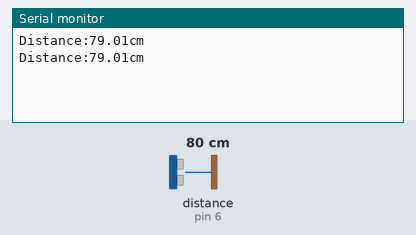
Bench run of a sketch on a simulated Arduino Uno, built with avr-gcc and run on an emulated ATmega328P. Shown: the last lines printed to the serial monitor. Wiring (inferred from the names in the program): ultrasonic range finder: trigger pin 5; echo pin 6. The test bench sets the inputs (shaded band); at power-on: distance to the obstacle (sensor on pin 6) 80 cm. The echo pulse lasts 58.3 µs per cm.

Above: at 1.8 s.
1.9 s: distance to the obstacle (sensor on pin 6) set to 2 cm
At 2.8 s:
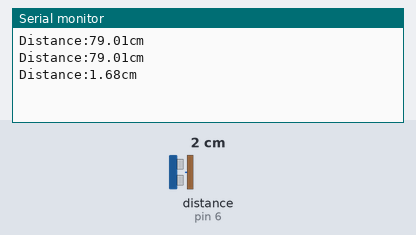
3.4 s: distance to the obstacle (sensor on pin 6) set to 4 cm
At 4.8 s:
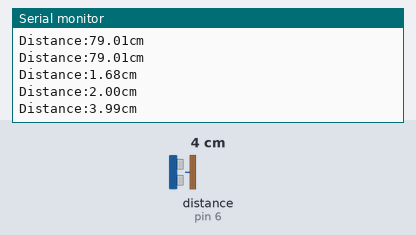
Timing chart, 0 to 6.4 s (numbered marks = the images above; inputs shaded):
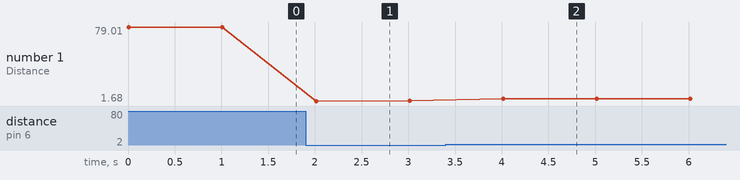

Measured:
- after the input at 1.9 s, the serial monitor: prints a new line after 0.11 s (image 1)
- after the input at 3.4 s, the serial monitor: prints a new line after 0.61 s (image 2)
- plotted number 1: 79.01 → 2 after the input at 1.9 s, 2 → 3.99 after the input at 3.4 s

The sketch:

distance_basic.ino
```cpp
const int TrigPin = 5;
const int EchoPin = 6;
const int Vcc = 4;
const int GND = 7;
double distance;

void setup()
{   // 初始化串口通信及连接SR04的引脚
       Serial.begin(9600);
       pinMode(TrigPin, OUTPUT);
   // 要检测引脚上输入的脉冲宽度，需要先设置为输入状态
       pinMode(EchoPin, INPUT);
       pinMode(Vcc, OUTPUT);
       pinMode(GND, OUTPUT);
       digitalWrite(Vcc, HIGH);
       digitalWrite(GND, LOW);
}

void loop()
{
   // 产生一个10us的高脉冲去触发TrigPin
       digitalWrite(TrigPin, LOW);
       delayMicroseconds(2);
       digitalWrite(TrigPin, HIGH);
       delayMicroseconds(10);
       digitalWrite(TrigPin, LOW);
   // 检测脉冲宽度，并计算出距离
       distance = pulseIn(EchoPin, HIGH) / 58.8;
       distance = (int(distance * 100.0)) / 100.0;
       Serial.print("Distance:");
       Serial.print(distance);
       Serial.println("cm");
       delay(1000);
}
```
